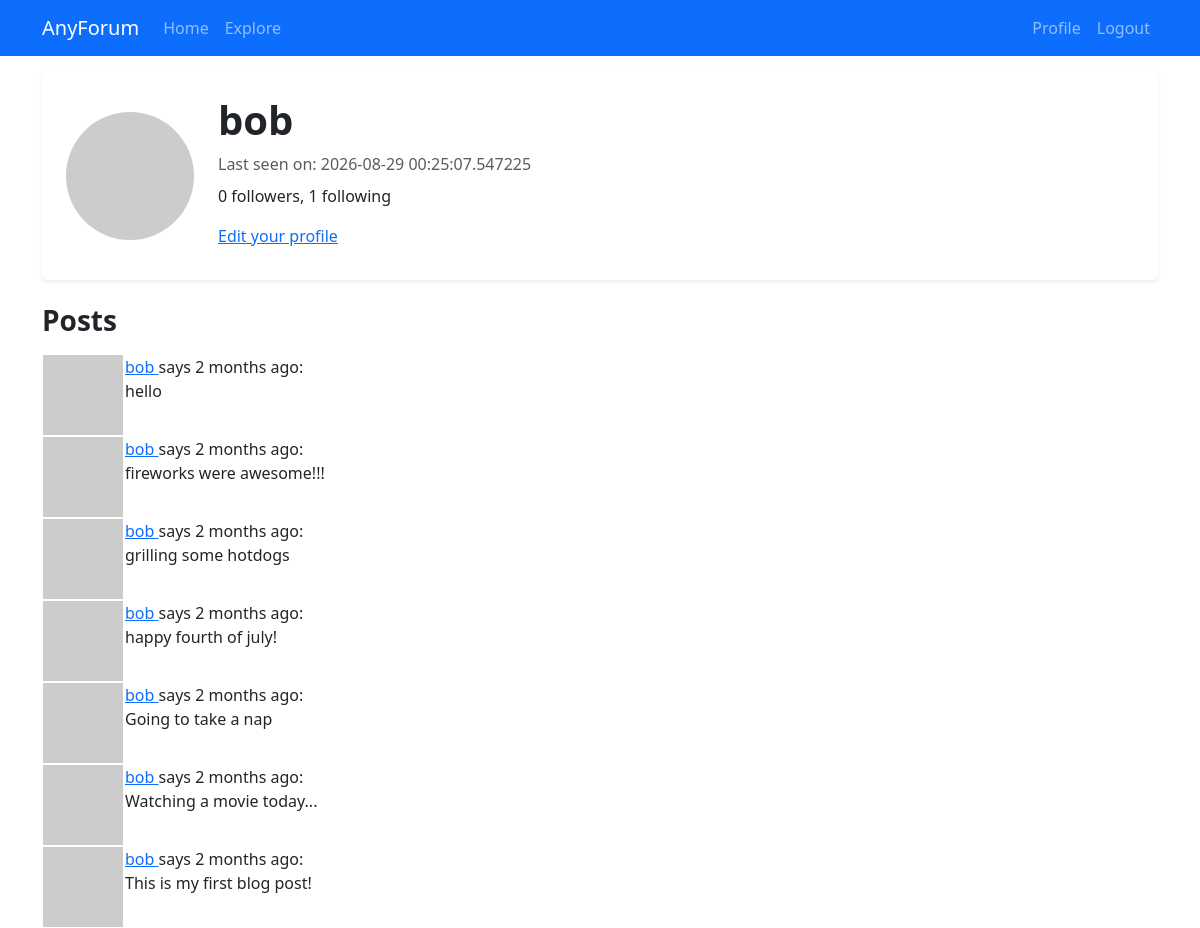
Page /user/bob (signed in) on the committed database.
### app/models.py (models this page shows, shortened)
class User(UserMixin, db.Model):
    id: so.Mapped[int] = so.mapped_column(primary_key=True)
    username: so.Mapped[str] = so.mapped_column(sa.String(64), index=True, unique=True)
    email: so.Mapped[str] = so.mapped_column(sa.String(120), index=True, unique=True)
    password_hash: so.Mapped[Optional[str]] = so.mapped_column(sa.String(256))
    posts: so.WriteOnlyMapped['Post'] = so.relationship(back_populates='author')
    about_me: so.Mapped[Optional[str]] = so.mapped_column(sa.String(140))
    last_seen: so.Mapped[Optional[datetime]] = so.mapped_column(default=lambda: datetime.now(timezone.utc))
    def avatar(self, size):
        digest = md5(self.email.lower().encode('utf-8')).hexdigest()
        return f'https://www.gravatar.com/avatar/{digest}?d=identicon&s={size}'
    following: so.WriteOnlyMapped['User'] = so.relationship(secondary=followers,
                                                            primaryjoin=(followers.c.follower_id == id),
                                                            secondaryjoin=(followers.c.followed_id == id),
                                                            back_populates='followers')
    followers: so.WriteOnlyMapped['User'] = so.relationship(secondary=followers,
                                                            primaryjoin=(followers.c.followed_id == id),
                                                            secondaryjoin=(followers.c.follower_id == id),
                                                            back_populates='following')
    def followers_count(self):
        query = sa.select(sa.func.count()).select_from(self.followers.select().subquery())
        return db.session.scalar(query)
    def following_count(self):
        query = sa.select(sa.func.count()).select_from(self.following.select().subquery())
        return db.session.scalar(query)

class Post(db.Model):
    id: so.Mapped[int] = so.mapped_column(primary_key=True)
    body: so.Mapped[str] = so.mapped_column(sa.String(140))
    timestamp: so.Mapped[datetime] = so.mapped_column(index=True, default=lambda: datetime.now(timezone.utc))
    user_id: so.Mapped[int] = so.mapped_column(sa.ForeignKey(User.id), index=True)
    author: so.Mapped[User] = so.relationship(back_populates='posts')

### app/routes.py (the view)
@app.route('/user/<username>')
@login_required
def user(username):
    user = db.first_or_404(sa.select(User).where(User.username == username))
    page = request.args.get('page', 1, type=int)
    query = user.posts.select().order_by(Post.timestamp.desc())
    posts = db.paginate(query, page=page, per_page=app.config['POSTS_PER_PAGE'], error_out=False)
    next_url = url_for('user', username=user.username, page=posts.next_num) \
        if posts.has_next else None
    prev_url = url_for('user', username=user.username, page=posts.prev_num) \
        if posts.has_prev else None
    form = EmptyForm()
    return render_template('user.html', user=user, posts=posts, next_url=next_url, prev_url=prev_url, form=form)

### app/models.py (called while the page is built)
@login.user_loader
def load_user(id):
    return db.session.get(User, int(id))

### app/routes.py (called while the page is built)
@app.before_request
def before_request():
    if current_user.is_authenticated:
        current_user.last_seen = datetime.now(timezone.utc)
        db.session.commit()

### app/templates/user.html (shortened to what this page needs)
{% extends "base.html" %}
{% block content %}
    <div class="card shadow-sm border-0 mb-4">
        <div class="card-body p-4">
            <div class="d-flex align-items-center"><img src="{{ user.avatar(128) }}"
                class="rounded-circle me-4"
                width="128"
                height="128"
                alt="Profile picture">
            <div>
                <h1 class="fw-bold mb-2">{{ user.username }}</h1>
                {% if user.last_seen %}<p class="text-muted mb-2">Last seen on: {{user.last_seen}}</p>{% endif %}
                <p class="mb-3">{{ user.followers_count() }} followers, {{ user.following_count() }} following</p>
                {% if user == current_user %}
                <p class="text-muted mb-2"><a href="{{url_for('edit_profile')}}">Edit your profile</a></p>
                {% endif %}
            </div>
        </div>
        </div>
    </div>
    <h3 class="fw-bold mb-3">Posts</h3>
    {% for post in posts %}
        {% include '_post.html'%}
    {% endfor %}
{% endblock %}

### app/templates/_post.html
<table>
    <tr valign="top">
        <td><img src="{{ post.author.avatar(36) }}"></td>
        <td>
            <a href="{{ url_for('user', username=post.author.username) }}">
                {{ post.author.username}}
            </a> says {{moment(post.timestamp).fromNow()}}:
            <br>{{ post.body }}</td>
    </tr>
</table>

### rows in the picture
User: username "bob", last_seen "2026-08-29 00:25:07.547225"
Post: author.username "bob", timestamp "2 months ago", body "hello"
Post: author.username "bob", timestamp "2 months ago", body "fireworks were awesome!!!"
Post: author.username "bob", timestamp "2 months ago", body "grilling some hotdogs"
Post: author.username "bob", timestamp "2 months ago", body "happy fourth of july!"
Post: author.username "bob", timestamp "2 months ago", body "Going to take a nap"
Post: author.username "bob", timestamp "2 months ago", body "Watching a movie today..."
Post: author.username "bob", timestamp "2 months ago", body "This is my first blog post!"

### other values in the picture
{{ user.followers_count() }} "0"
{{ user.following_count() }} "1"
